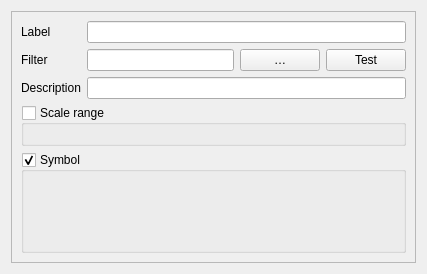
<?xml version="1.0" encoding="UTF-8"?>
<ui version="4.0">
 <class>QgsRendererRulePropsWidget</class>
 <widget class="QWidget" name="QgsRendererRulePropsWidget">
  <property name="geometry">
   <rect>
    <x>0</x>
    <y>0</y>
    <width>427</width>
    <height>274</height>
   </rect>
  </property>
  <property name="windowTitle">
   <string>Form</string>
  </property>
  <layout class="QVBoxLayout" name="verticalLayout_2">
   <item>
    <widget class="QScrollArea" name="scrollArea">
     <property name="widgetResizable">
      <bool>true</bool>
     </property>
     <widget class="QWidget" name="scrollAreaWidgetContents">
      <property name="geometry">
       <rect>
        <x>0</x>
        <y>0</y>
        <width>407</width>
        <height>254</height>
       </rect>
      </property>
      <layout class="QVBoxLayout" name="verticalLayout">
       <item>
        <layout class="QFormLayout" name="formLayout">
         <property name="fieldGrowthPolicy">
          <enum>QFormLayout::ExpandingFieldsGrow</enum>
         </property>
         <item row="0" column="0">
          <widget class="QLabel" name="label_1">
           <property name="text">
            <string>Label</string>
           </property>
          </widget>
         </item>
         <item row="0" column="1">
          <widget class="QLineEdit" name="editLabel"/>
         </item>
         <item row="1" column="0">
          <widget class="QLabel" name="label_5">
           <property name="text">
            <string>Filter</string>
           </property>
          </widget>
         </item>
         <item row="1" column="1">
          <layout class="QHBoxLayout" name="horizontalLayout">
           <item>
            <widget class="QLineEdit" name="editFilter"/>
           </item>
           <item>
            <widget class="QPushButton" name="btnExpressionBuilder">
             <property name="sizePolicy">
              <sizepolicy hsizetype="Minimum" vsizetype="Fixed">
               <horstretch>0</horstretch>
               <verstretch>0</verstretch>
              </sizepolicy>
             </property>
             <property name="text">
              <string>…</string>
             </property>
            </widget>
           </item>
           <item>
            <widget class="QPushButton" name="btnTestFilter">
             <property name="text">
              <string>Test</string>
             </property>
             <property name="sizePolicy">
              <sizepolicy hsizetype="Preferred" vsizetype="Fixed">
               <horstretch>0</horstretch>
               <verstretch>0</verstretch>
              </sizepolicy>
             </property>
            </widget>
           </item>
          </layout>
         </item>
         <item row="2" column="0">
          <widget class="QLabel" name="label_4">
           <property name="text">
            <string>Description</string>
           </property>
          </widget>
         </item>
         <item row="2" column="1">
          <widget class="QLineEdit" name="editDescription"/>
         </item>
        </layout>
       </item>
       <item>
        <widget class="QGroupBox" name="groupScale">
         <property name="title">
          <string>Scale range</string>
         </property>
         <property name="checkable">
          <bool>true</bool>
         </property>
         <property name="checked">
          <bool>false</bool>
         </property>
         <layout class="QHBoxLayout" name="horizontalLayout_2">
          <item>
           <widget class="QgsScaleRangeWidget" name="mScaleRangeWidget" native="true">
            <property name="toolTip">
             <string/>
            </property>
            <property name="whatsThis">
             <string/>
            </property>
           </widget>
          </item>
         </layout>
        </widget>
       </item>
       <item>
        <widget class="QGroupBox" name="groupSymbol">
         <property name="sizePolicy">
          <sizepolicy hsizetype="Preferred" vsizetype="Expanding">
           <horstretch>0</horstretch>
           <verstretch>0</verstretch>
          </sizepolicy>
         </property>
         <property name="title">
          <string>Symbol</string>
         </property>
         <property name="checkable">
          <bool>true</bool>
         </property>
        </widget>
       </item>
      </layout>
     </widget>
    </widget>
   </item>
  </layout>
 </widget>
 <customwidgets>
  <customwidget>
   <class>QgsScaleRangeWidget</class>
   <extends>QWidget</extends>
   <header>qgsscalerangewidget.h</header>
  </customwidget>
 </customwidgets>
 <tabstops>
  <tabstop>editLabel</tabstop>
  <tabstop>editFilter</tabstop>
  <tabstop>btnExpressionBuilder</tabstop>
  <tabstop>btnTestFilter</tabstop>
  <tabstop>editDescription</tabstop>
  <tabstop>groupScale</tabstop>
  <tabstop>groupSymbol</tabstop>
 </tabstops>
 <resources/>
 <connections/>
</ui>
